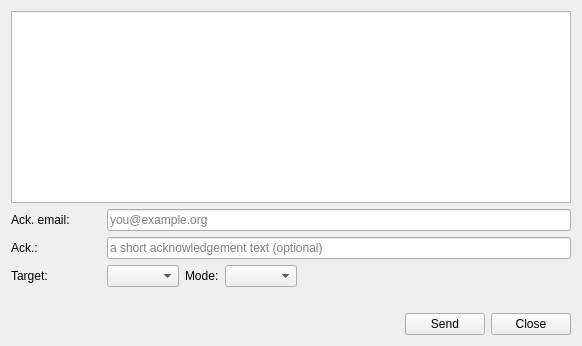
<?xml version="1.0" encoding="UTF-8"?>
<!--
  The MPC submission dialog (ADR-080): sending a report is never silent. It
  asks for the acknowledgement email, the acknowledgement text, the target and
  the mode (Normal or Test), shows the server's own answer in the log, and
  refuses to send when the report cannot be built (no email, no header). The
  Astrometry tab owns the behaviour; the dialog stays a dumb container.
  Loaded by gui/mpc_send_dialog.py through gui/ui_loader.py.
-->
<ui version="4.0">
 <class>MpcSendDialog</class>
 <widget class="QWidget" name="MpcSendDialog">
  <layout class="QVBoxLayout" name="vbox_send">
   <property name="leftMargin"><number>11</number></property>
   <property name="topMargin"><number>11</number></property>
   <property name="rightMargin"><number>11</number></property>
   <property name="bottomMargin"><number>11</number></property>
   <item>
    <widget class="QPlainTextEdit" name="txt_log">
     <property name="minimumSize"><size><width>560</width><height>140</height></size></property>
     <property name="readOnly"><bool>true</bool></property>
     <property name="font"><font><family>Monospace</family></font></property>
    </widget>
   </item>
   <item>
    <layout class="QHBoxLayout" name="row_ack_email">
     <item><widget class="QLabel" name="lbl_ack_email"><property name="text"><string>Ack. email:</string></property><property name="minimumSize"><size><width>90</width><height>0</height></size></property></widget></item>
     <item><widget class="QLineEdit" name="edt_ack_email"><property name="placeholderText"><string>you@example.org</string></property><property name="toolTip"><string>Where the MPC sends its acknowledgement and any designations. It is the contact email you set in Settings, and you can change it here; without it the send is blocked, because the MPC needs it</string></property></widget></item>
    </layout>
   </item>
   <item>
    <layout class="QHBoxLayout" name="row_ack">
     <item><widget class="QLabel" name="lbl_ack"><property name="text"><string>Ack.:</string></property><property name="minimumSize"><size><width>90</width><height>0</height></size></property></widget></item>
     <item><widget class="QLineEdit" name="edt_ack"><property name="placeholderText"><string>a short acknowledgement text (optional)</string></property><property name="toolTip"><string>A short text the MPC echoes back, so you can tell one batch from another; may stay empty</string></property></widget></item>
    </layout>
   </item>
   <item>
    <layout class="QHBoxLayout" name="row_target">
     <item><widget class="QLabel" name="lbl_target"><property name="text"><string>Target:</string></property><property name="minimumSize"><size><width>90</width><height>0</height></size></property></widget></item>
     <item><widget class="QComboBox" name="cmb_target"><property name="toolTip"><string>How the MPC routes the batch. Unclassified: the object is already classified (a definitive designation), a normal submission. NEOCP or PCCP: it is on a confirmation page right now. NEW NEO, NEW COMET, NEW NATURAL SATELLITE, NEW TNO, NEW KBO, NEW DISTANT, NEW CENTAUR: a new candidate of that kind. A missing or wrong keyword can misroute the batch or stop it being processed as you expect. The keyword rides the report's ACK line (80 columns) or the obj_type field (ADES)</string></property></widget></item>
     <item><widget class="QLabel" name="lbl_mode"><property name="text"><string>Mode:</string></property></widget></item>
     <item><widget class="QComboBox" name="cmb_mode"><property name="toolTip"><string>Normal sends the batch to the MPC for real: it is processed and published. Test uses the MPC's test endpoint, which runs the same format and validity checks but does NOT process the batch: the rehearsal, to check the report without committing it</string></property></widget></item>
     <item>
      <spacer name="hsp_target">
       <property name="orientation"><enum>Qt::Horizontal</enum></property>
       <property name="sizeHint" stdset="0"><size><width>40</width><height>20</height></size></property>
      </spacer>
     </item>
    </layout>
   </item>
   <item><widget class="QLabel" name="lbl_missing"><property name="text"><string/></property><property name="wordWrap"><bool>true</bool></property><property name="styleSheet"><string notr="true">color: #c0392b;</string></property></widget></item>
   <item>
    <layout class="QHBoxLayout" name="row_send">
     <item>
      <spacer name="hsp_send">
       <property name="orientation"><enum>Qt::Horizontal</enum></property>
       <property name="sizeHint" stdset="0"><size><width>40</width><height>20</height></size></property>
      </spacer>
     </item>
     <item><widget class="QPushButton" name="btn_send"><property name="text"><string>Send</string></property></widget></item>
     <item><widget class="QPushButton" name="btn_close"><property name="text"><string>Close</string></property></widget></item>
    </layout>
   </item>
  </layout>
 </widget>
 <resources/>
 <connections/>
</ui>
